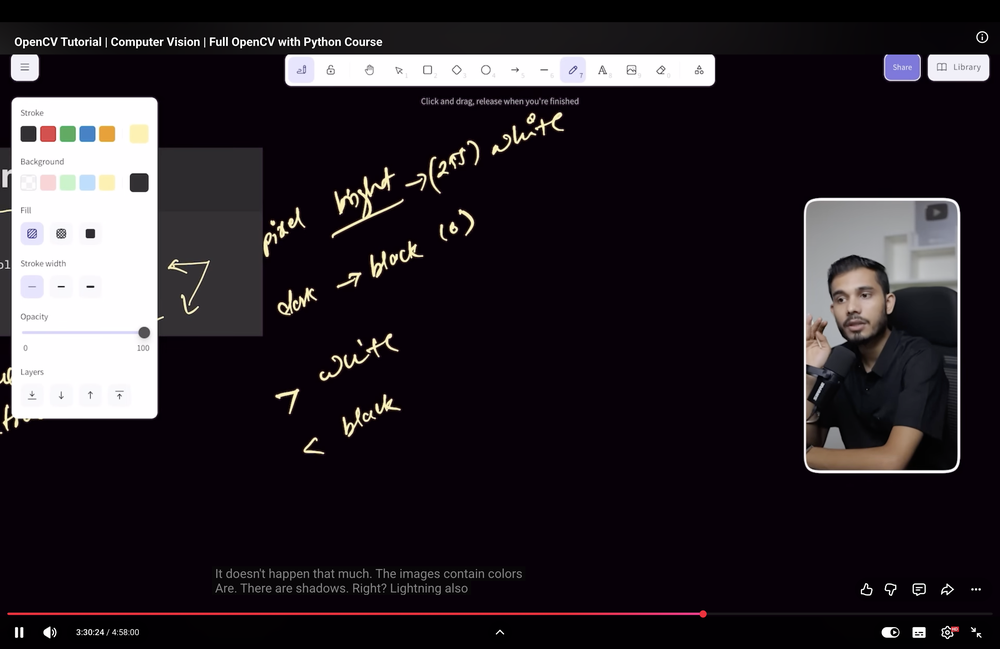
#> input picture opencv/phasex/image.png, 1000 x 649 px, shrunk from 3024 x 1964 before the run
$ python cannyfuc.py
#> lines starting #> are read from the running program, lines starting #| are printed output that depends on the picture
from pathlib import Path

import cv2

image_path = Path(__file__).with_name("image.png")
img = cv2.imread(str(image_path), cv2.IMREAD_GRAYSCALE)
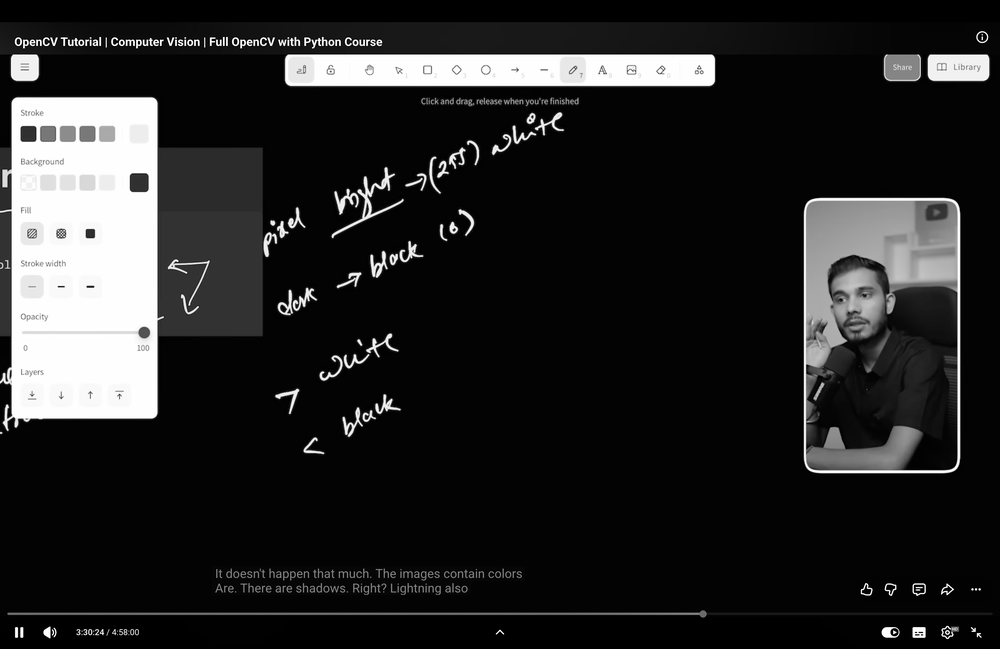
#> img: shape (649, 1000); min 0, max 255, mean 37.6
if img is None:
	raise FileNotFoundError(f"Could not read image: {image_path}")
edges = cv2.Canny(img, 50, 150)
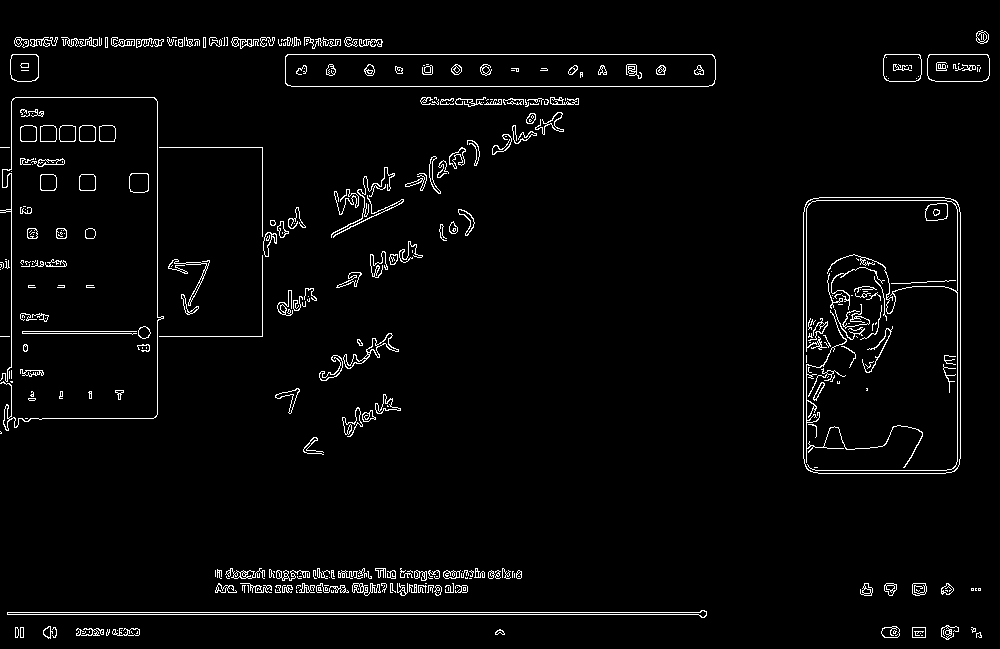
#> edges: shape (649, 1000); 3% white in thin lines or dots
cv2.imshow("Original Image", img)
cv2.imshow("Edges", edges)
cv2.waitKey(0)
cv2.destroyAllWindows()
